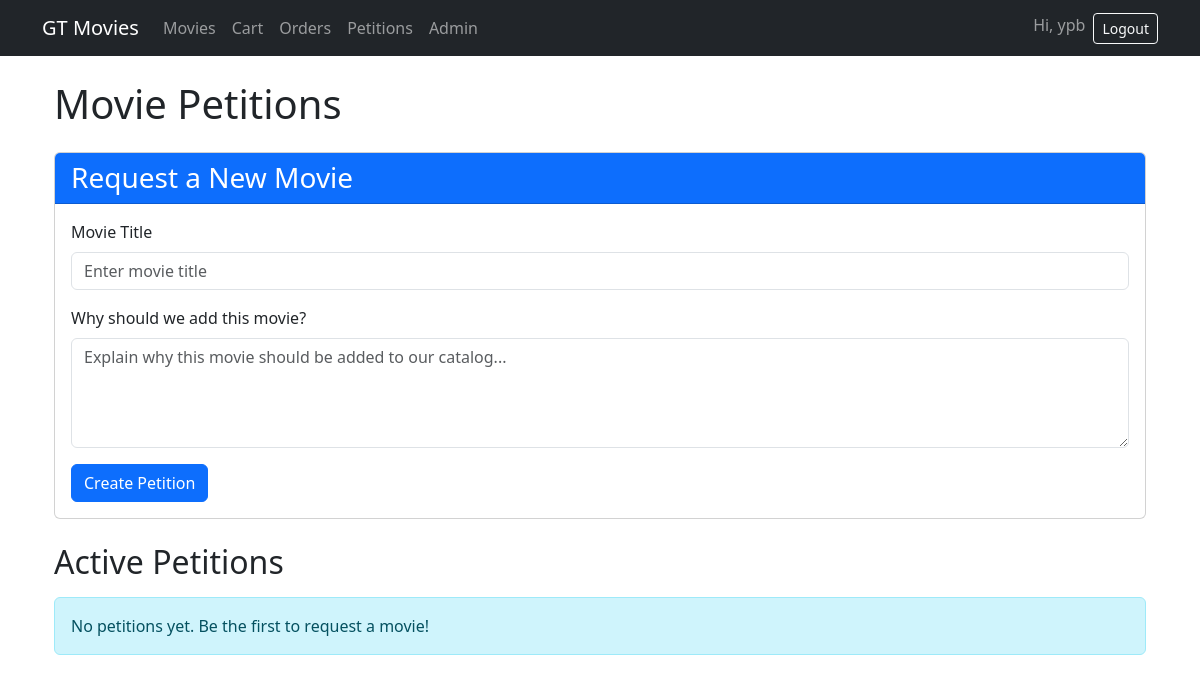
Before: /petitions/ (signed in) with the older database file.
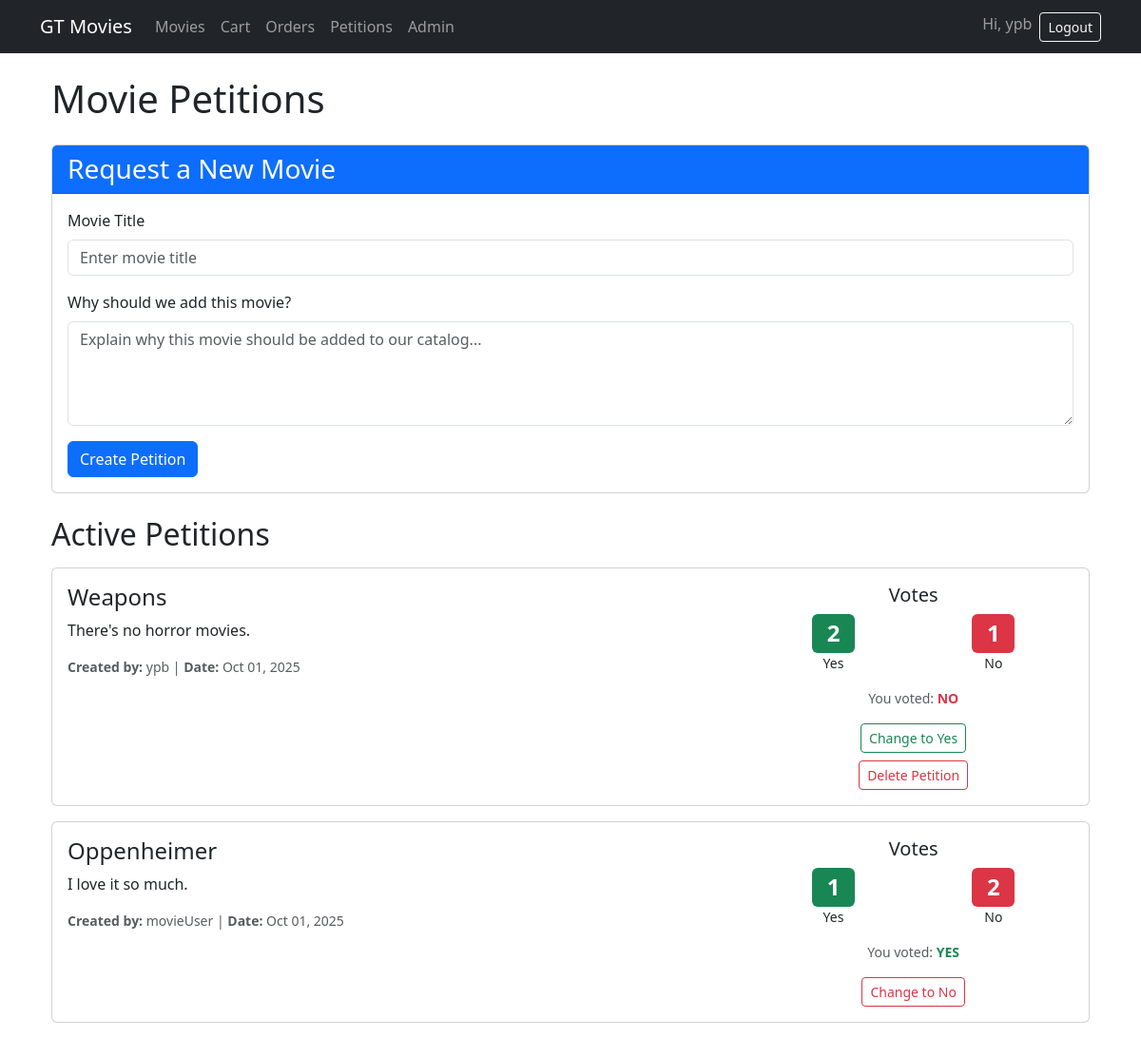
After: the same page with the newer database file.
### store/models.py (models this page shows, shortened)
class Petition(models.Model):
    movie_title = models.CharField(max_length=200)
    description = models.TextField(help_text="Why should this movie be added?")
    creator = models.ForeignKey(User, on_delete=models.CASCADE, related_name="petitions")
    created_at = models.DateTimeField(auto_now_add=True)
    def yes_votes_count(self):
        return self.votes.filter(vote_type='yes').count()
    def no_votes_count(self):
        return self.votes.filter(vote_type='no').count()
    def user_has_voted(self, user):
        if not user.is_authenticated:
            return False
        return self.votes.filter(user=user).exists()
    def user_vote(self, user):
        if not user.is_authenticated:
            return None
        vote = self.votes.filter(user=user).first()
        return vote.vote_type if vote else None
    class Meta:
        ordering = ['-created_at']

class PetitionVote(models.Model):
    VOTE_CHOICES = [
        ('yes', 'Yes'),
        ('no', 'No'),
    ]
    petition = models.ForeignKey(Petition, on_delete=models.CASCADE, related_name="votes")
    user = models.ForeignKey(User, on_delete=models.CASCADE, related_name="petition_votes")
    vote_type = models.CharField(max_length=3, choices=VOTE_CHOICES)
    created_at = models.DateTimeField(auto_now_add=True)
    class Meta:
        unique_together = ("petition", "user")  # One vote per user per petition

### store/views.py (the view, shortened to what this page needs)
# urls.py: path("petitions/", views.petition_list, name="petition_list"),
@login_required
def petition_list(request):
    petitions = Petition.objects.select_related('creator').prefetch_related('votes').all()
    for petition in petitions:
        petition.user_voted = petition.user_has_voted(request.user)
        petition.user_vote_type = petition.user_vote(request.user)
    form = PetitionForm()
    return render(request, 'petitions/list.html', {
        'petitions': petitions,
        'form': form
    })

### store/forms.py
class PetitionForm(forms.ModelForm):
    class Meta:
        model = Petition
        fields = ['movie_title', 'description']
        widgets = {
            'movie_title': forms.TextInput(attrs={
                'class': 'form-control',
                'placeholder': 'Enter movie title'
            }),
            'description': forms.Textarea(attrs={
                'class': 'form-control',
                'rows': 4,
                'placeholder': 'Explain why this movie should be added to our catalog...'
            }),
        }
        labels = {
            'movie_title': 'Movie Title',
            'description': 'Why should we add this movie?',
        }

### templates/petitions/list.html (shortened to what this page needs)
{% extends "base.html" %}
{% load static %}
{% block content %}
<div class="container mt-4">
    <h1 class="mb-4">Movie Petitions</h1>
    <div class="card mb-4">
        <div class="card-header bg-primary text-white">
            <h3 class="mb-0">Request a New Movie</h3>
        </div>
        <div class="card-body">
            <form method="post">
                <div class="mb-3">
                    <label for="{{ form.movie_title.id_for_label }}" class="form-label">
                        {{ form.movie_title.label }}
                    </label>
                    {{ form.movie_title }}
                </div>
                <div class="mb-3">
                    <label for="{{ form.description.id_for_label }}" class="form-label">
                        {{ form.description.label }}
                    </label>
                    {{ form.description }}
                </div>
                <button type="submit" class="btn btn-primary">Create Petition</button>
            </form>
        </div>
    </div>
    <h2 class="mb-3">Active Petitions</h2>
    {% if petitions %}
        {% for petition in petitions %}
            <div class="card mb-3">
                <div class="card-body">
                    <div class="row">
                        <div class="col-md-8">
                            <h4 class="card-title">{{ petition.movie_title }}</h4>
                            <p class="card-text">{{ petition.description }}</p>
                            <p class="text-muted small">
                                <strong>Created by:</strong> {{ petition.creator.username }} |
                                <strong>Date:</strong> {{ petition.created_at|date:"M d, Y" }}
                            </p>
                        </div>
                        <div class="col-md-4">
                            <div class="text-center">
                                <h5>Votes</h5>
                                <div class="d-flex justify-content-around mb-3">
                                    <div>
                                        <span class="badge bg-success fs-4">{{ petition.yes_votes_count }}</span>
                                        <div class="small">Yes</div>
                                    </div>
                                    <div>
                                        <span class="badge bg-danger fs-4">{{ petition.no_votes_count }}</span>
                                        <div class="small">No</div>
                                    </div>
                                </div>
                                {% if petition.user_voted %}
                                    <p class="text-muted small">
                                        You voted:
                                        <strong class="{% if petition.user_vote_type == 'yes' %}text-success{% else %}text-danger{% endif %}">
                                            {{ petition.user_vote_type|upper }}
                                        </strong>
                                    </p>
                                    <form method="post" action="{% url 'petition_vote' petition.id %}" class="d-inline">
                                        {% if petition.user_vote_type == 'yes' %}
                                            <button type="submit" name="vote_type" value="no" class="btn btn-outline-danger btn-sm">
                                                Change to No
                                            </button>
                                        {% else %}
                                            <button type="submit" name="vote_type" value="yes" class="btn btn-outline-success btn-sm">
                                                Change to Yes
                                            </button>
                                        {% endif %}
                                    </form>
                                {% endif %}
                                {% if petition.creator == request.user %}
                                    <form method="post" action="{% url 'petition_delete' petition.id %}" class="mt-2">
                                        <button type="submit" class="btn btn-outline-danger btn-sm">
                                            Delete Petition
                                        </button>
                                    </form>
                                {% endif %}
                            </div>
                        </div>
                    </div>
                </div>
            </div>
        {% endfor %}
    {% else %}
        <div class="alert alert-info">
            <p class="mb-0">No petitions yet. Be the first to request a movie!</p>
        </div>
    {% endif %}
</div>
{% endblock %}

### templates/base.html (shortened to what this page needs)
<!doctype html>
<html lang="en">
  <head>
    <link href="https://cdn.jsdelivr.net/npm/bootstrap@5.3.3/dist/css/bootstrap.min.css" rel="stylesheet">
  </head>
  <body>
    <nav class="navbar navbar-expand-md navbar-dark bg-dark mb-4">
      <div class="container">
        <a class="navbar-brand" href="/">GT Movies</a>
        <div id="navbarsExample" class="collapse navbar-collapse">
          <ul class="navbar-nav me-auto mb-2 mb-md-0">
            <li class="nav-item"><a class="nav-link" href="/movies/">Movies</a></li>
            <li class="nav-item"><a class="nav-link" href="/cart/">Cart</a></li>
            <li class="nav-item"><a class="nav-link" href="/orders/">Orders</a></li>
            <li class="nav-item"><a class="nav-link" href="/petitions/">Petitions</a></li>
            <li class="nav-item"><a class="nav-link" href="/admin/">Admin</a></li>
          </ul>
          <ul class="navbar-nav ms-auto">
            {% if user.is_authenticated %}
              <li class="nav-item">
                <span class="navbar-text me-2">Hi, {{ user.username }}</span>
              </li>
              <li class="nav-item">
                <form class="d-inline" method="post" action="/accounts/logout/">
                  <button class="btn btn-outline-light btn-sm" type="submit">Logout</button>
                </form>
              </li>
            {% endif %}
          </ul>
        </div>
      </div>
    </nav>
    <main class="container">
      {% block content %}{% endblock %}
    </main>
  </body>
</html>

Changed rows visible on the page:
added Petition: movie_title "Weapons", description "There's no horror movies.", creator.username "ypb", created_at "Oct 01, 2025", yes_votes_count "2", no_votes_count "1", user_vote_type "NO", shows "Change to Yes", shows "Delete Petition"
added Petition: movie_title "Oppenheimer", description "I love it so much.", creator.username "movieUser", created_at "Oct 01, 2025", yes_votes_count "1", no_votes_count "2", user_vote_type "YES", shows "Change to No"
Other visible differences:
text no longer shown: "No petitions yet. Be the first to request a movie!"
